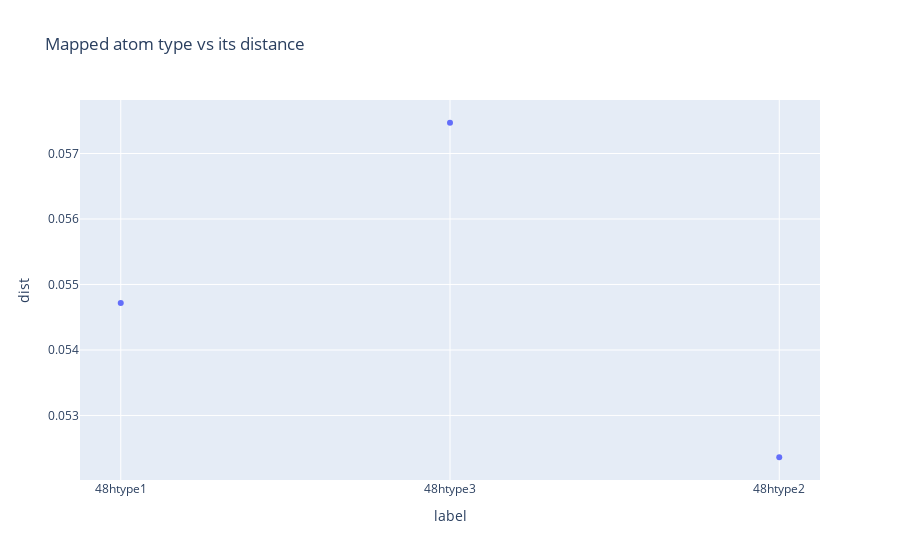
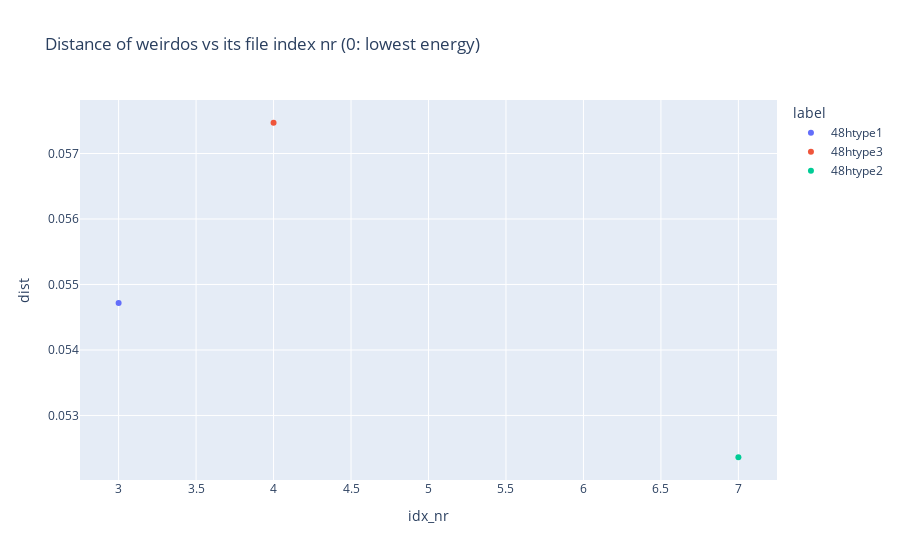

Here is the notebook cell these charts were saved with, in order:
### Markdown cell above
## all weirdos

### Code cell
df = plot_mapped_label_vs_dist_and_histogram(file_loc_important_cols, litype, category_data = "weirdo", el = "Li")

fig = px.scatter(df, 
                x = 'idx_nr', 
                y = 'dist',
                # mode = "markers"
                color = 'label',
                title = 'Distance of weirdos vs its file index nr (0: lowest energy)',
                hover_data = ['dist', 'label', 'idx_nr', 'coor']
                )

fig.show(config={'scrollZoom': True})

### Figure 1 — Plotly figure (JSON) as saved in the notebook; plotly's stock layout.template omitted (floating-point values rounded to 4 significant figures)
{"data": [{"hovertemplate": "label=%{x}<br>dist=%{y}<extra></extra>", "legendgroup": "", "marker": {"color": "#636efa", "symbol": "circle"}, "mode": "markers", "name": "", "orientation": "v", "showlegend": false, "type": "scatter", "x": ["48htype1", "48htype3", "48htype2"], "xaxis": "x", "y": [0.05472, 0.05747, 0.05236], "yaxis": "y"}], "layout": {"legend": {"tracegroupgap": 0}, "title": {"text": "Mapped atom type vs its distance"}, "xaxis": {"anchor": "y", "domain": [0, 1], "title": {"text": "label"}}, "yaxis": {"anchor": "x", "domain": [0, 1], "title": {"text": "dist"}}}}

### Figure 2 — Plotly figure (JSON) as saved in the notebook; plotly's stock layout.template omitted (floating-point values rounded to 4 significant figures)
{"data": [{"customdata": [["48htype1", [0.4654, 0.6093, 0.2187]]], "hovertemplate": "label=%{customdata[0]}<br>idx_nr=%{x}<br>dist=%{y}<br>coor=%{customdata[1]}<extra></extra>", "legendgroup": "48htype1", "marker": {"color": "#636efa", "symbol": "circle"}, "mode": "markers", "name": "48htype1", "orientation": "v", "showlegend": true, "type": "scatter", "x": [3], "xaxis": "x", "y": [0.05472], "yaxis": "y"}, {"customdata": [["48htype3", [0.1226, 0.6828, 0.4403]]], "hovertemplate": "label=%{customdata[0]}<br>idx_nr=%{x}<br>dist=%{y}<br>coor=%{customdata[1]}<extra></extra>", "legendgroup": "48htype3", "marker": {"color": "#EF553B", "symbol": "circle"}, "mode": "markers", "name": "48htype3", "orientation": "v", "showlegend": true, "type": "scatter", "x": [4], "xaxis": "x", "y": [0.05747], "yaxis": "y"}, {"customdata": [["48htype2", [0.7258, 0.8478, 0.5292]]], "hovertemplate": "label=%{customdata[0]}<br>idx_nr=%{x}<br>dist=%{y}<br>coor=%{customdata[1]}<extra></extra>", "legendgroup": "48htype2", "marker": {"color": "#00cc96", "symbol": "circle"}, "mode": "markers", "name": "48htype2", "orientation": "v", "showlegend": true, "type": "scatter", "x": [7], "xaxis": "x", "y": [0.05236], "yaxis": "y"}], "layout": {"legend": {"title": {"text": "label"}, "tracegroupgap": 0}, "title": {"text": "Distance of weirdos vs its file index nr (0: lowest energy)"}, "xaxis": {"anchor": "y", "domain": [0, 1], "title": {"text": "idx_nr"}}, "yaxis": {"anchor": "x", "domain": [0, 1], "title": {"text": "dist"}}}}
